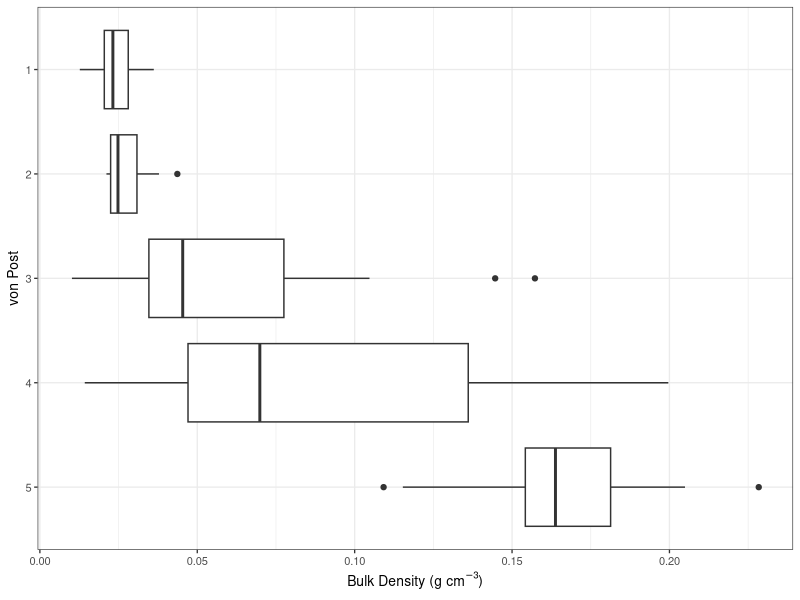
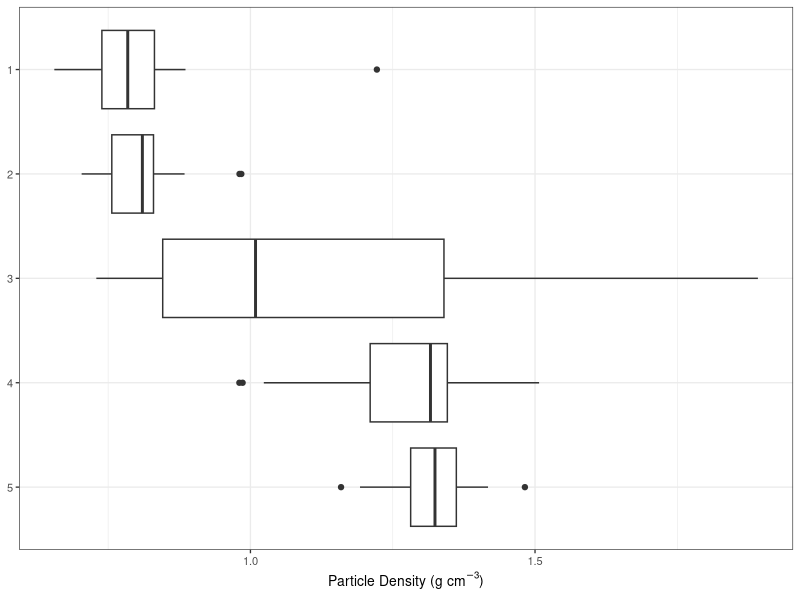
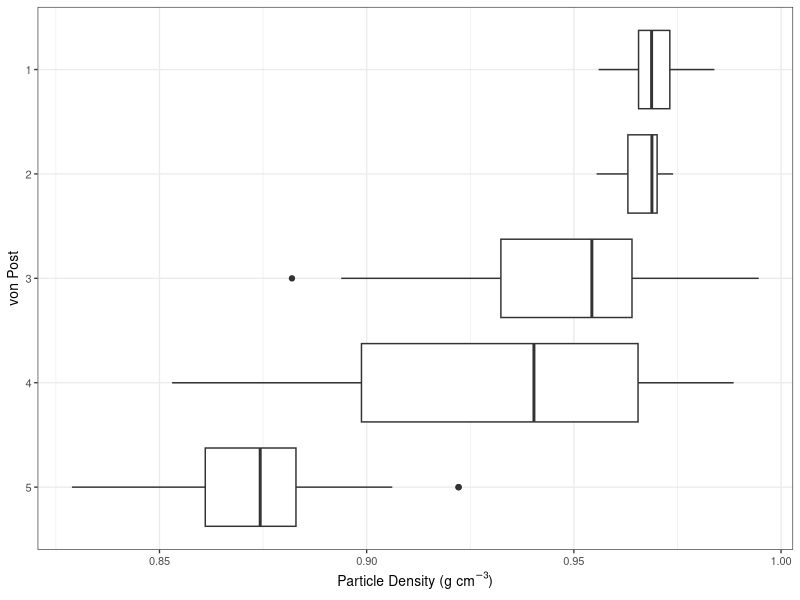
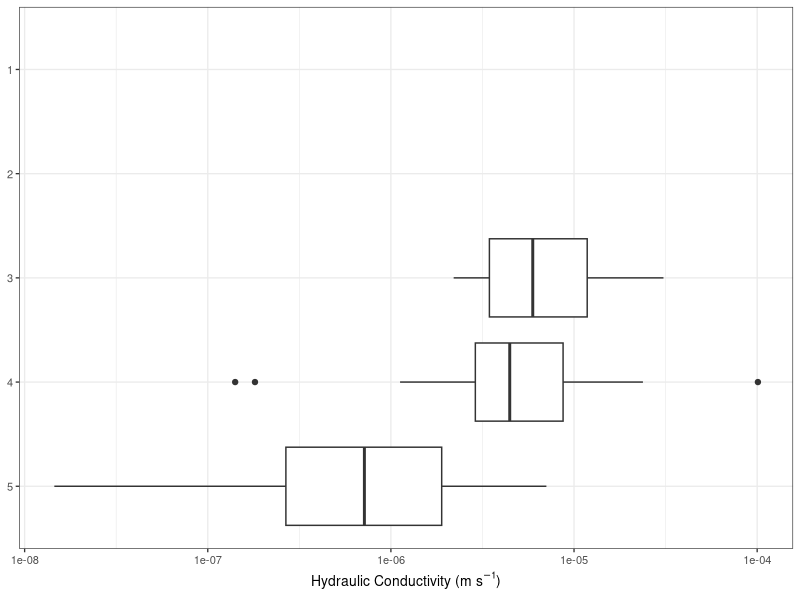
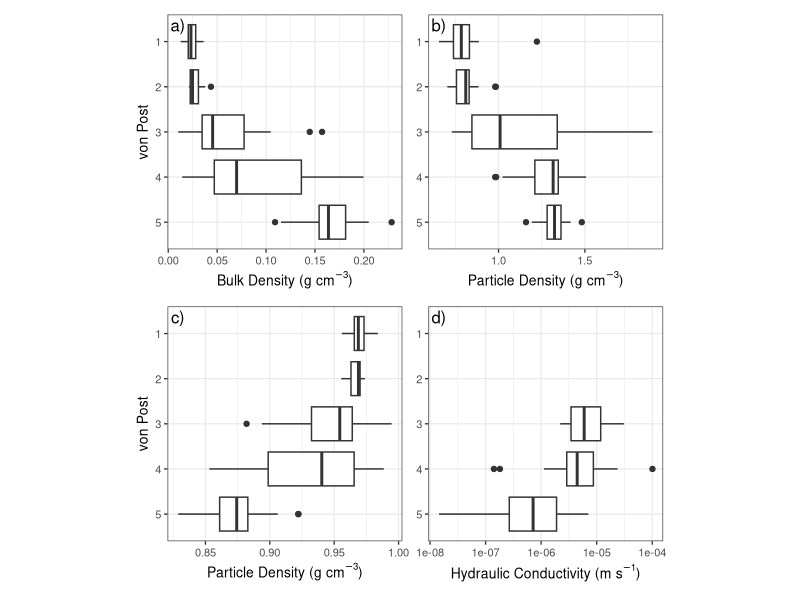
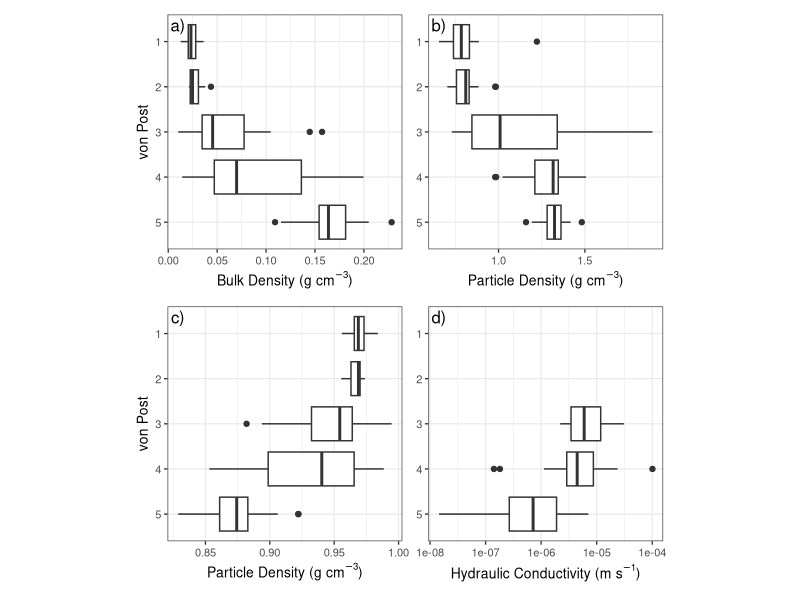

Source code (R) for these figures, in order:
#' # Load Libraries

library(tidyverse)
library(patchwork)

#' # Read in data 
data <-  read_csv("Data.csv") 

plot_data <-  read_csv("Ksat data.csv") %>%
  mutate(mid_depth = mid_depth -2.5) %>%
  right_join(data, by = join_by(mid_depth, bucket))%>%
  pivot_longer(cols = c("particle_density_g_cm3", "bulk_density_g_cm3", "porosity", "K_sat"), names_to = "parameter", values_to = "value")

bd <- ggplot(data = filter(plot_data, parameter == "bulk_density_g_cm3"), aes(x = value, y = factor(von_post_2))) +
  geom_boxplot() +
  theme_bw(base_size = 10) +
  labs(y = "von Post", x = expression(paste("Bulk Density (", g~cm^{-3}, ")"))) +
  scale_y_discrete(limits=rev)
bd

pd <- ggplot(data = filter(plot_data, parameter == "particle_density_g_cm3"), aes(x = value, y = factor(von_post_2))) +
  geom_boxplot() +
  theme_bw(base_size = 10) +
  labs(y = "von Post", x = expression(paste("Particle Density (", g~cm^{-3}, ")"))) +
  scale_y_discrete(limits=rev) +
  theme(axis.title.y = element_blank())
pd

p <- ggplot(data = filter(plot_data, parameter == "porosity"), aes(x = value, y = factor(von_post_2))) +
  geom_boxplot() +
  theme_bw(base_size = 10) +
  labs(y = "von Post", x = expression(paste("Particle Density (", g~cm^{-3}, ")"))) +
  scale_y_discrete(limits=rev)
p

k <- ggplot(data = filter(plot_data, parameter == "K_sat"), aes(x = value, y = factor(von_post_2))) +
  geom_boxplot() +
  theme_bw(base_size = 10) +
  labs(y = "von Post", x = expression(paste("Hydraulic Conductivity (", m~s^{-1}, ")"))) +
  scale_y_discrete(limits=rev) +
  scale_x_log10() +
  theme(axis.title.y = element_blank())
k


p3 <- bd + pd + p + k + 
  plot_annotation(tag_levels = "a", tag_suffix = ")") & 
  theme(plot.tag.location = "panel", plot.tag.position = c(0.045,0.955), aspect.ratio=1)
p3

ggsave(plot = p3, filename = "Figure Supp 2.png", height = 170, width = 174, units = "mm", dpi = 600)
